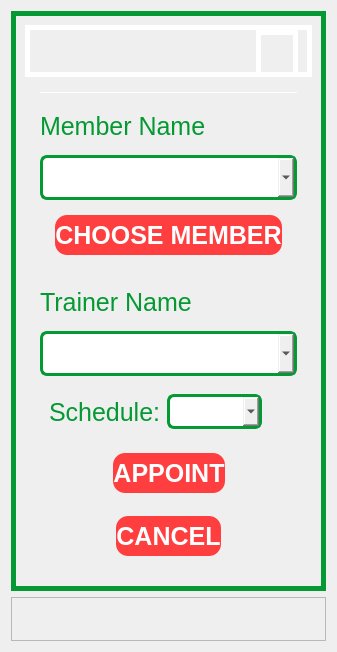
               <widget class="QWidget" name="page_11">
                <layout class="QGridLayout" name="gridLayout_34">
                 <item row="0" column="0">
                  <widget class="QFrame" name="frame_151">
                   <property name="maximumSize">
                    <size>
                     <width>16777215</width>
                     <height>580</height>
                    </size>
                   </property>
                   <property name="styleSheet">
                    <string notr="true">border-radius: 0px;
border-style: solid;
border-width: 5px;
border-color: #049933;</string>
                   </property>
                   <property name="frameShape">
                    <enum>QFrame::StyledPanel</enum>
                   </property>
                   <property name="frameShadow">
                    <enum>QFrame::Raised</enum>
                   </property>
                   <layout class="QVBoxLayout" name="verticalLayout_22">
                    <item>
                     <widget class="QFrame" name="frame_152">
                      <property name="minimumSize">
                       <size>
                        <width>0</width>
                        <height>50</height>
                       </size>
                      </property>
                      <property name="maximumSize">
                       <size>
                        <width>16777215</width>
                        <height>60</height>
                       </size>
                      </property>
                      <property name="styleSheet">
                       <string notr="true">border-color: white;</string>
                      </property>
                      <property name="frameShape">
                       <enum>QFrame::StyledPanel</enum>
                      </property>
                      <property name="frameShadow">
                       <enum>QFrame::Raised</enum>
                      </property>
                      <layout class="QHBoxLayout" name="horizontalLayout_61">
                       <property name="topMargin">
                        <number>0</number>
                       </property>
                       <item>
                        <spacer name="horizontalSpacer_4">
                         <property name="minimumSize">
                          <size>
                           <width>0</width>
                           <height>50</height>
                          </size>
                         </property>
                         <property name="orientation">
                          <enum>Qt::Horizontal</enum>
                         </property>
                         <property name="sizeHint" stdset="0">
                          <size>
                           <width>40</width>
                           <height>20</height>
                          </size>
                         </property>
                        </spacer>
                       </item>
                       <item>
                        <widget class="QPushButton" name="pushButton_31">
                         <property name="minimumSize">
                          <size>
                           <width>0</width>
                           <height>50</height>
                          </size>
                         </property>
                         <property name="maximumSize">
                          <size>
                           <width>16777215</width>
                           <height>60</height>
                          </size>
                         </property>
                         <property name="focusPolicy">
                          <enum>Qt::NoFocus</enum>
                         </property>
                         <property name="styleSheet">
                          <string notr="true">border-radius: 0.1px;</string>
                         </property>
                         <property name="text">
                          <string/>
                         </property>
                         <property name="icon">
                          <iconset>
                           <normaloff>images/Spirit’s FITNESS GYM.png</normaloff>images/Spirit’s FITNESS GYM.png</iconset>
                         </property>
                         <property name="iconSize">
                          <size>
                           <width>200</width>
                           <height>35</height>
                          </size>
                         </property>
                        </widget>
                       </item>
                      </layout>
                     </widget>
                    </item>
                    <item>
                     <widget class="QFrame" name="frame_153">
                      <property name="minimumSize">
                       <size>
                        <width>0</width>
                        <height>50</height>
                       </size>
                      </property>
                      <property name="styleSheet">
                       <string notr="true">border-color: white;
border-width: 0px;</string>
                      </property>
                      <property name="frameShape">
                       <enum>QFrame::StyledPanel</enum>
                      </property>
                      <property name="frameShadow">
                       <enum>QFrame::Raised</enum>
                      </property>
                      <layout class="QGridLayout" name="gridLayout_33">
                       <item row="7" column="0" colspan="3">
                        <widget class="QFrame" name="frame_157">
                         <property name="minimumSize">
                          <size>
                           <width>0</width>
                           <height>50</height>
                          </size>
                         </property>
                         <property name="maximumSize">
                          <size>
                           <width>16777215</width>
                           <height>250</height>
                          </size>
                         </property>
                         <property name="frameShape">
                          <enum>QFrame::StyledPanel</enum>
                         </property>
                         <property name="frameShadow">
                          <enum>QFrame::Raised</enum>
                         </property>
                         <layout class="QVBoxLayout" name="verticalLayout_23">
                          <property name="topMargin">
                           <number>0</number>
                          </property>
                          <property name="bottomMargin">
                           <number>0</number>
                          </property>
                          <item>
                           <widget class="QFrame" name="frame_161">
                            <property name="minimumSize">
                             <size>
                              <width>0</width>
                              <height>50</height>
                             </size>
                            </property>
                            <property name="maximumSize">
                             <size>
                              <width>16777215</width>
                              <height>100</height>
                             </size>
                            </property>
                            <property name="frameShape">
                             <enum>QFrame::StyledPanel</enum>
                            </property>
                            <property name="frameShadow">
                             <enum>QFrame::Raised</enum>
                            </property>
                            <layout class="QHBoxLayout" name="horizontalLayout_63">
                             <item>
                              <widget class="QFrame" name="frame_162">
                               <property name="minimumSize">
                                <size>
                                 <width>0</width>
                                 <height>50</height>
                                </size>
                               </property>
                               <property name="maximumSize">
                                <size>
                                 <width>80</width>
                                 <height>16777215</height>
                                </size>
                               </property>
                               <property name="frameShape">
                                <enum>QFrame::StyledPanel</enum>
                               </property>
                               <property name="frameShadow">
                                <enum>QFrame::Raised</enum>
                               </property>
                              </widget>
                             </item>
                             <item>
                              <widget class="QPushButton" name="cancel_appoint_main_btn">
                               <property name="minimumSize">
                                <size>
                                 <width>0</width>
                                 <height>40</height>
                                </size>
                               </property>
                               <property name="maximumSize">
                                <size>
                                 <width>200</width>
                                 <height>40</height>
                                </size>
                               </property>
                               <property name="cursor">
                                <cursorShape>PointingHandCursor</cursorShape>
                               </property>
                               <property name="focusPolicy">
                                <enum>Qt::NoFocus</enum>
                               </property>
                               <property name="styleSheet">
                                <string notr="true">QPushButton{
border-color: #FF3E3F;
background-color: rgb(255, 62, 63);
color: rgb(255, 255, 255);
font: bold 25px Arial, serif;
border-radius: 12px;

cursor: grab;
}

QPushButton:hover{
	border-color:#cc3132;
	background-color: #cc3132;
}
</string>
                               </property>
                               <property name="text">
                                <string>CANCEL</string>
                               </property>
                              </widget>
                             </item>
                             <item>
                              <widget class="QFrame" name="frame_163">
                               <property name="minimumSize">
                                <size>
                                 <width>0</width>
                                 <height>50</height>
                                </size>
                               </property>
                               <property name="maximumSize">
                                <size>
                                 <width>80</width>
                                 <height>16777215</height>
                                </size>
                               </property>
                               <property name="frameShape">
                                <enum>QFrame::StyledPanel</enum>
                               </property>
                               <property name="frameShadow">
                                <enum>QFrame::Raised</enum>
                               </property>
                              </widget>
                             </item>
                            </layout>
                           </widget>
                          </item>
                         </layout>
                        </widget>
                       </item>
                       <item row="0" column="1">
                        <widget class="QLineEdit" name="mem_id_main_input">
                         <property name="minimumSize">
                          <size>
                           <width>0</width>
                           <height>1</height>
                          </size>
                         </property>
                         <property name="maximumSize">
                          <size>
                           <width>450</width>
                           <height>1</height>
                          </size>
                         </property>
                         <property name="focusPolicy">
                          <enum>Qt::NoFocus</enum>
                         </property>
                         <property name="styleSheet">
                          <string notr="true"/>
                         </property>
                        </widget>
                       </item>
                       <item row="1" column="1">
                        <widget class="QLabel" name="label_44">
                         <property name="minimumSize">
                          <size>
                           <width>0</width>
                           <height>50</height>
                          </size>
                         </property>
                         <property name="maximumSize">
                          <size>
                           <width>470</width>
                           <height>45</height>
                          </size>
                         </property>
                         <property name="styleSheet">
                          <string notr="true">border-color: white;
font: 25px Arial, serif;
color: rgb(4, 153, 51);</string>
                         </property>
                         <property name="text">
                          <string>Member Name</string>
                         </property>
                        </widget>
                       </item>
                       <item row="1" column="0" rowspan="2">
                        <widget class="QFrame" name="frame_154">
                         <property name="minimumSize">
                          <size>
                           <width>0</width>
                           <height>50</height>
                          </size>
                         </property>
                         <property name="frameShape">
                          <enum>QFrame::StyledPanel</enum>
                         </property>
                         <property name="frameShadow">
                          <enum>QFrame::Raised</enum>
                         </property>
                        </widget>
                       </item>
                       <item row="1" column="2" rowspan="2">
                        <widget class="QFrame" name="frame_156">
                         <property name="minimumSize">
                          <size>
                           <width>0</width>
                           <height>50</height>
                          </size>
                         </property>
                         <property name="frameShape">
                          <enum>QFrame::StyledPanel</enum>
                         </property>
                         <property name="frameShadow">
                          <enum>QFrame::Raised</enum>
                         </property>
                        </widget>
                       </item>
                       <item row="3" column="1">
                        <widget class="QFrame" name="frame_201">
                         <property name="minimumSize">
                          <size>
                           <width>0</width>
                           <height>50</height>
                          </size>
                         </property>
                         <property name="maximumSize">
                          <size>
                           <width>16777215</width>
                           <height>70</height>
                          </size>
                         </property>
                         <property name="frameShape">
                          <enum>QFrame::StyledPanel</enum>
                         </property>
                         <property name="frameShadow">
                          <enum>QFrame::Raised</enum>
                         </property>
                         <layout class="QHBoxLayout" name="horizontalLayout_65">
                          <item>
                           <widget class="QFrame" name="frame_202">
                            <property name="minimumSize">
                             <size>
                              <width>0</width>
                              <height>40</height>
                             </size>
                            </property>
                            <property name="maximumSize">
                             <size>
                              <width>30</width>
                              <height>85</height>
                             </size>
                            </property>
                            <property name="frameShape">
                             <enum>QFrame::StyledPanel</enum>
                            </property>
                            <property name="frameShadow">
                             <enum>QFrame::Raised</enum>
                            </property>
                           </widget>
                          </item>
                          <item>
                           <widget class="QPushButton" name="confirm_choose_mem_name_btn">
                            <property name="minimumSize">
                             <size>
                              <width>0</width>
                              <height>40</height>
                             </size>
                            </property>
                            <property name="maximumSize">
                             <size>
                              <width>16777215</width>
                              <height>40</height>
                             </size>
                            </property>
                            <property name="cursor">
                             <cursorShape>PointingHandCursor</cursorShape>
                            </property>
                            <property name="styleSheet">
                             <string notr="true">QPushButton{
border-color: #FF3E3F;
background-color: rgb(255, 62, 63);
color: rgb(255, 255, 255);
font: bold 25px Arial, serif;
border-radius: 12px;

cursor: grab;
}

QPushButton:hover{
	border-color:#cc3132;
	background-color: #cc3132;
}
</string>
                            </property>
                            <property name="text">
                             <string>CHOOSE MEMBER</string>
                            </property>
                           </widget>
                          </item>
                          <item>
                           <widget class="QFrame" name="frame_203">
                            <property name="minimumSize">
                             <size>
                              <width>0</width>
                              <height>35</height>
                             </size>
                            </property>
                            <property name="maximumSize">
                             <size>
                              <width>30</width>
                              <height>85</height>
                             </size>
                            </property>
                            <property name="frameShape">
                             <enum>QFrame::StyledPanel</enum>
                            </property>
                            <property name="frameShadow">
                             <enum>QFrame::Raised</enum>
                            </property>
                           </widget>
                          </item>
                         </layout>
                        </widget>
                       </item>
                       <item row="4" column="1">
                        <widget class="QFrame" name="blur_add_schedule_components">
                         <property name="maximumSize">
                          <size>
                           <width>360</width>
                           <height>16777215</height>
                          </size>
                         </property>
                         <property name="frameShape">
                          <enum>QFrame::StyledPanel</enum>
                         </property>
                         <property name="frameShadow">
                          <enum>QFrame::Raised</enum>
                         </property>
                         <layout class="QGridLayout" name="gridLayout_43">
                          <property name="leftMargin">
                           <number>0</number>
                          </property>
                          <property name="topMargin">
                           <number>9</number>
                          </property>
                          <property name="rightMargin">
                           <number>0</number>
                          </property>
                          <property name="bottomMargin">
                           <number>0</number>
                          </property>
                          <property name="horizontalSpacing">
                           <number>0</number>
                          </property>
                          <item row="4" column="0">
                           <widget class="QFrame" name="frame_158">
                            <property name="minimumSize">
                             <size>
                              <width>0</width>
                              <height>50</height>
                             </size>
                            </property>
                            <property name="frameShape">
                             <enum>QFrame::StyledPanel</enum>
                            </property>
                            <property name="frameShadow">
                             <enum>QFrame::Raised</enum>
                            </property>
                            <layout class="QHBoxLayout" name="horizontalLayout_62">
                             <property name="topMargin">
                              <number>0</number>
                             </property>
                             <property name="bottomMargin">
                              <number>0</number>
                             </property>
                             <item>
                              <widget class="QFrame" name="frame_159">
                               <property name="minimumSize">
                                <size>
                                 <width>0</width>
                                 <height>50</height>
                                </size>
                               </property>
                               <property name="maximumSize">
                                <size>
                                 <width>70</width>
                                 <height>16777215</height>
                                </size>
                               </property>
                               <property name="frameShape">
                                <enum>QFrame::StyledPanel</enum>
                               </property>
                               <property name="frameShadow">
                                <enum>QFrame::Raised</enum>
                               </property>
                              </widget>
                             </item>
                             <item>
                              <widget class="QPushButton" name="confirm_appoint_main_btn">
                               <property name="minimumSize">
                                <size>
                                 <width>0</width>
                                 <height>40</height>
                                </size>
                               </property>
                               <property name="maximumSize">
                                <size>
                                 <width>16777215</width>
                                 <height>40</height>
                                </size>
                               </property>
                               <property name="cursor">
                                <cursorShape>PointingHandCursor</cursorShape>
                               </property>
                               <property name="focusPolicy">
                                <enum>Qt::NoFocus</enum>
                               </property>
                               <property name="styleSheet">
                                <string notr="true">QPushButton{
border-color: #FF3E3F;
background-color: rgb(255, 62, 63);
color: rgb(255, 255, 255);
font: bold 25px Arial, serif;
border-radius: 12px;

cursor: grab;
}

QPushButton:hover{
	border-color:#cc3132;
	background-color: #cc3132;
}
</string>
                               </property>
                               <property name="text">
                                <string>APPOINT</string>
                               </property>
                              </widget>
                             </item>
                             <item>
                              <widget class="QFrame" name="frame_160">
                               <property name="minimumSize">
                                <size>
                                 <width>0</width>
                                 <height>50</height>
                                </size>
                               </property>
                               <property name="maximumSize">
                                <size>
                                 <width>70</width>
                                 <height>16777215</height>
                                </size>
                               </property>
                               <property name="frameShape">
                                <enum>QFrame::StyledPanel</enum>
                               </property>
                               <property name="frameShadow">
                                <enum>QFrame::Raised</enum>
                               </property>
                              </widget>
                             </item>
                            </layout>
                           </widget>
                          </item>
                          <item row="2" column="0">
                           <widget class="QComboBox" name="choose_trainer_schedule_comboBox">
                            <property name="minimumSize">
                             <size>
                              <width>0</width>
                              <height>45</height>
                             </size>
                            </property>
                            <property name="maximumSize">
                             <size>
                              <width>16777215</width>
                              <height>45</height>
                             </size>
                            </property>
                            <property name="styleSheet">
                             <string notr="true">QComboBox{
border: 3px solid  #049933;;
border-radius: 0px;
font: 25px Arial, serif;
border-radius: 7px;
}
QComboBox:focus{
border-color: #00bc3b;
background-color: #f2f2f2;
}</string>
                            </property>
                           </widget>
                          </item>
                          <item row="3" column="0">
                           <widget class="QFrame" name="frame_204">
                            <property name="minimumSize">
                             <size>
                              <width>0</width>
                              <height>60</height>
                             </size>
                            </property>
                            <property name="frameShape">
                             <enum>QFrame::StyledPanel</enum>
                            </property>
                            <property name="frameShadow">
                             <enum>QFrame::Raised</enum>
                            </property>
                            <layout class="QHBoxLayout" name="horizontalLayout_66">
                             <item>
                              <widget class="QLabel" name="label_6">
                               <property name="maximumSize">
                                <size>
                                 <width>120</width>
                                 <height>16777215</height>
                                </size>
                               </property>
                               <property name="styleSheet">
                                <string notr="true">border-color: white;
font: 25px Arial, serif;
color: rgb(4, 153, 51);</string>
                               </property>
                               <property name="text">
                                <string>Schedule:</string>
                               </property>
                              </widget>
                             </item>
                             <item>
                              <widget class="QComboBox" name="choose_schedule_date_comboBox">
                               <property name="maximumSize">
                                <size>
                                 <width>16777215</width>
                                 <height>35</height>
                                </size>
                               </property>
                               <property name="styleSheet">
                                <string notr="true">QComboBox{
border: 3px solid  #049933;;
border-radius: 0px;
font: 18px Arial, serif;
border-radius: 7px;
}
QComboBox:focus{
border-color: #00bc3b;
background-color: #f2f2f2;
}</string>
                               </property>
                              </widget>
                             </item>
                             <item>
                              <widget class="QFrame" name="frame_205">
                               <property name="maximumSize">
                                <size>
                                 <width>20</width>
                                 <height>16777215</height>
                                </size>
                               </property>
                               <property name="frameShape">
                                <enum>QFrame::StyledPanel</enum>
                               </property>
                               <property name="frameShadow">
                                <enum>QFrame::Raised</enum>
                               </property>
                              </widget>
                             </item>
                            </layout>
                           </widget>
                          </item>
                          <item row="1" column="0">
                           <widget class="QLabel" name="label_45">
                            <property name="minimumSize">
                             <size>
                              <width>0</width>
                              <height>50</height>
                             </size>
                            </property>
                            <property name="maximumSize">
                             <size>
                              <width>350</width>
                              <height>45</height>
                             </size>
                            </property>
                            <property name="styleSheet">
                             <string notr="true">border-color: white;
font: 25px Arial, serif;
color: rgb(4, 153, 51);</string>
                            </property>
                            <property name="text">
                             <string>Trainer Name</string>
                            </property>
                           </widget>
                          </item>
                         </layout>
                        </widget>
                       </item>
                       <item row="2" column="1">
                        <widget class="QComboBox" name="choose_member_schedule_comboBox">
                         <property name="minimumSize">
                          <size>
                           <width>0</width>
                           <height>45</height>
                          </size>
                         </property>
                         <property name="styleSheet">
                          <string notr="true">QComboBox{
border: 3px solid  #049933;;
border-radius: 0px;
font: 25px Arial, serif;
border-radius: 7px;
}
QComboBox:focus{
border-color: #00bc3b;
background-color: #f2f2f2;
}</string>
                         </property>
                        </widget>
                       </item>
                      </layout>
                     </widget>
                    </item>
                   </layout>
                  </widget>
                 </item>
                 <item row="1" column="0">
                  <widget class="QFrame" name="frame_206">
                   <property name="frameShape">
                    <enum>QFrame::StyledPanel</enum>
                   </property>
                   <property name="frameShadow">
                    <enum>QFrame::Raised</enum>
                   </property>
                   <layout class="QHBoxLayout" name="horizontalLayout_14">
                    <item>
                     <widget class="QPushButton" name="appoint_main_sched_label">
                      <property name="focusPolicy">
                       <enum>Qt::NoFocus</enum>
                      </property>
                      <property name="styleSheet">
                       <string notr="true">border-color: white;
font: 20px Arial, serif;
color: black;
border-radius: 0.1px;</string>
                      </property>
                      <property name="text">
                       <string/>
                      </property>
                     </widget>
                    </item>
                   </layout>
                  </widget>
                 </item>
                </layout>
               </widget>
